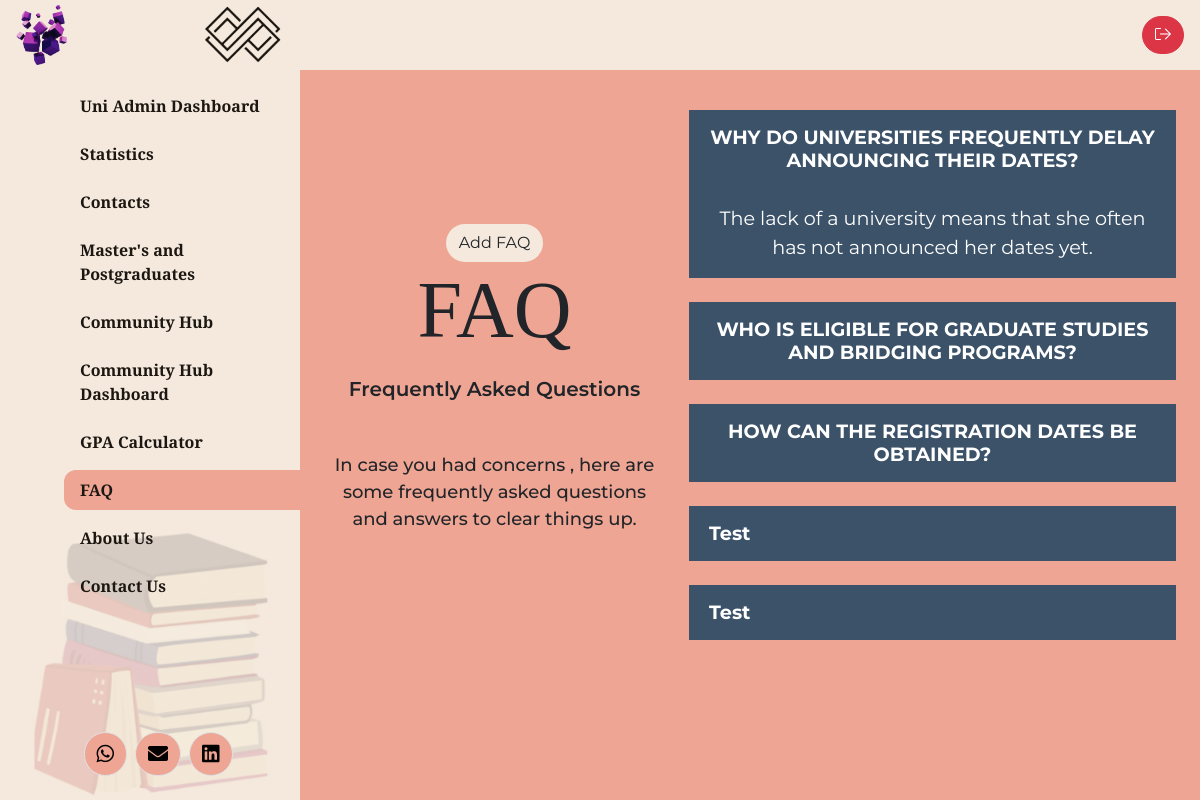
/faq.php (signed in), run on the app's committed database.
### tables this page shows
CREATE TABLE `faqs` (
  `fId` int NOT NULL,
  `question` varchar(255) NOT NULL,
  `answer` text NOT NULL,
  `createdAt` timestamp NULL DEFAULT CURRENT_TIMESTAMP
);

### db_conn.php (called while the page is built, shortened)
<?php
function isAdmin()
{
    return (isset($_SESSION['Role']) && $_SESSION['Role'] == 'admin');
}

### faq.php (the view, shortened to what this page needs)
<?php
require_once "db_conn.php";
?>
<!DOCTYPE html>
<html lang="en">
    <head>
        <link rel="stylesheet" href="./assets/dist/css/bootstrap.min.css">
        <link rel="stylesheet" href="./assets/dist/fontawesome/css/all.css">
        <link rel="stylesheet" href="./assets/dist/css/style.css">
    </head>
    <body cz-shortcut-listen="true">
        <?php include 'header.php'; ?>
        <div class="container-fluid">
            <div class="row">
                <?php include "navbar.php"; ?>
                <main class="col-md-8 ms-sm-auto col-lg-9 px-md-4 py-4">
                    <div class="row">
                        <div class="col-lg-5 py-3">
                            <div class="d-flex flex-column align-items-center justify-content-center h-100 text-center">
                                <?php
                                if (isAdmin()) {
                                    echo '<button type="button" class="btn bg-peach rounded-5" data-bs-toggle="modal" data-bs-target="#exampleModal">
                                    Add FAQ
                                  </button>';
                                }
                                ?>
                                <h1 class="faq-title mb-3">FAQ</h1>
                                <p class="fw-semibold fs-20 mb-5">Frequently Asked Questions</p>
                                <p class="fw-medium fs-18">In case you had concerns , here are some frequently asked
                                    questions and answers to clear things up.</p>
                            </div>
                        </div>
                        <div class="col-lg-7 py-3 d-flex flex-column justify-content-center align-items-center">
                            <div class="accordion" id="accordionExample">
                                <?php
                                $sql = "SELECT * FROM faqs";
                                $result = mysqli_query($conn, $sql);
                                if (mysqli_num_rows($result) > 0) {
                                    $firstItem = true;
                                    while ($row = mysqli_fetch_assoc($result)) {
                                        $question = $row['question'];
                                        $answer = $row['answer'];
                                        echo '<div class="accordion-item">';
                                        echo '<h2 class="accordion-header" id="heading' . $row['fId'] . '">';
                                        echo '<button class="accordion-button" type="button" data-bs-toggle="collapse" data-bs-target="#collapse' . $row['fId'] . '" aria-expanded="true" aria-controls="collapse' . $row['fId'] . '">' . $question . '</button>';
                                        echo '</h2>';
                                        echo '<div id="collapse' . $row['fId'] . '" class="accordion-collapse collapse';
                                        if ($firstItem) {
                                            echo ' show';
                                            $firstItem = false;
                                        }
                                        echo '" aria-labelledby="heading' . $row['fId'] . '" data-bs-parent="#accordionExample">';
                                        echo '<div class="accordion-body">';
                                        echo '<p class="m-0">' . $answer . '</p>';
                                        echo '</div>';
                                        echo '</div>';
                                        echo '</div>';
                                    }
                                } else {
                                    echo '<div class="alert alert-info">No FAQs found.</div>';
                                }
                                ?>
                            </div>
                        </div>
                    </div>
                </main>
            </div>
        </div>
    </body>
</html>

### data on the page
faqs: question "WHY DO UNIVERSITIES FREQUENTLY DELAY ANNOUNCING THEIR DATES?", answer "The lack of a university means that she often has not announced her dates yet."
faqs: question "WHO IS ELIGIBLE FOR GRADUATE STUDIES AND BRIDGING PROGRAMS?"
faqs: question "HOW CAN THE REGISTRATION DATES BE OBTAINED?"
faqs: question "Test"
faqs: question "Test"
